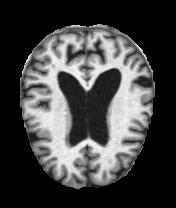
#> input picture Alzheimer_data/test/MildDemented/26 (21).jpg, 176 x 208 px; its folder holds only this picture in this run
$ jupyter execute --allow-errors main_Alzheimer_quantization.ipynb
#> lines starting #> are read from the running program, lines starting #| are printed output that depends on the picture; after the words box and inside, x2 and y2 are one past the last pixel; in counts of white or black regions, pixels touching at a corner belong together
### EIGENFACE MODEL
***

The dataset $X$ is composed by $M$ images of size $(m \times n)$

[cell 1]
from PIL import Image, ImageEnhance
import os
import sklearn
from sklearn.datasets import fetch_lfw_people
import numpy as np
import matplotlib.pyplot as plt
from sklearn.model_selection import train_test_split
import scipy.linalg as la
import seaborn as sns
import pandas as pd
np.set_printoptions(suppress=True)

[cell 2]
X, y_real, y_onpurpose = [], [], []
df_labels = pd.DataFrame({'targets' : ["NonDemented", "MildDemented", "ModerateDemented", "VeryMildDemented"],
                          'codes_real' : [0, 1, 2, 3],
                          'codes_onpurpose' : [0, 1, 1, 1]})
print(df_labels)

[cell 3]
for t in os.listdir('Alzheimer_data/'):
    if os.path.isdir('Alzheimer_data/'+t):
        for each_folder in os.listdir('Alzheimer_data/'+t+'/'):
            if os.path.isdir('Alzheimer_data/'+t+'/'+each_folder):
                print(t+"\t"+each_folder)
                condition = df_labels['targets'] == each_folder
                c_r = (df_labels[condition])['codes_real'].values[0]
                c_op = (df_labels[condition])['codes_onpurpose'].values[0]
                for f in os.listdir('Alzheimer_data/'+t+'/'+each_folder+'/'):
                    image = Image.open('Alzheimer_data/'+t+'/'+each_folder+'/'+f)
#> image is the input picture: PIL image 176x208 L; min 0, max 255, mean 67.1
                    converter = ImageEnhance.Color(image)
                    image_processed = converter.enhance(4)
                    image_processed = image_processed.quantize(2)
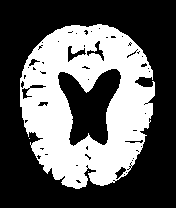
#> image_processed: PIL image 176x208 P; values 0 (black) and 134 (white), 37.8% white; 3 white regions (2 under 20 px), largest, box (x1, y1, x2, y2) and area: (20, 24, 155, 189) 13819
                    img = np.asarray(image_processed)
                    X.append(img)
                    y_real.append(c_r)
                    y_onpurpose.append(c_op)

[cell 4]
X, y = np.asarray(X), np.asarray(y_onpurpose)
print(X.shape,"\t", y.shape)
#| (2, 208, 176) 	 (2,)

[cell 5]
h, w = np.shape(X)[1], np.shape(X)[2]
#> h = 208; w = 176

[cell 6]
ax = sns.countplot(y=pd.Series(y_real))
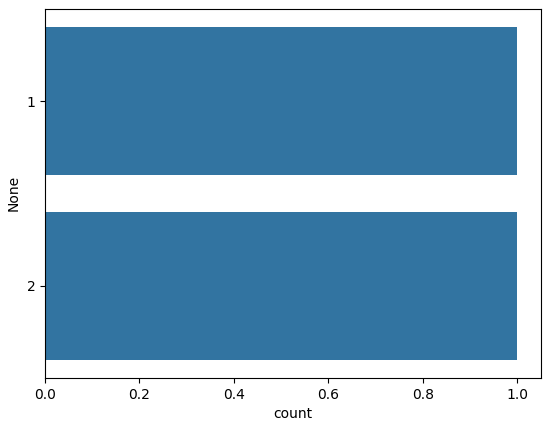
#> figure drawn by matplotlib, 1 panel

[cell 7]
ax = sns.countplot(y=pd.Series(y_onpurpose))
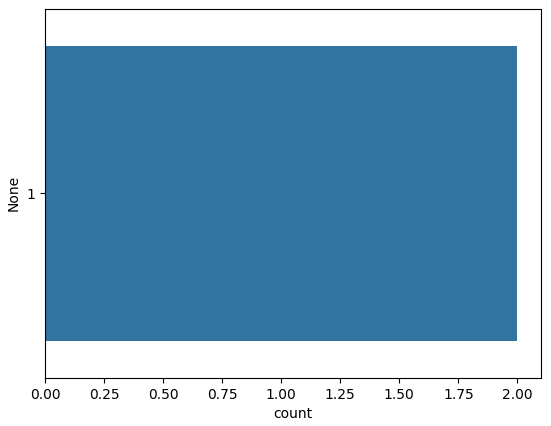
#> figure drawn by matplotlib, 1 panel

Overview of the dataset

[cell 8]
print("Dimension of Dataset \n\tX:\t{}\n\ty:\t{}".format(np.shape(X), np.shape(y)))
#| Dimension of Dataset
#| 	X:	(2, 208, 176)
#| 	y:	(2,)
print("Number of samples (M): ",str(np.shape(X)[0]))
#| Number of samples (M):  2
print("Dimension images\n\tHeight (m):\t{}\n\tWidth (n):\t{}".format(str(h),str(w)))
#| Dimension images
#| 	Height (m):	208
#| 	Width (n):	176

This is an example of the image

[cell 9]
id = 0
example_image = X[id].reshape((h,w))
print("Real Class: ",y_real[id], "\nOn Purpose Class: ",y_onpurpose[id])
plt.imshow(example_image, cmap=plt.cm.gray)

[cell 10]
id2 = 1000
#> (the rest of this cell did not finish here and is left out)

[cell 11]
id3 = 500
#> (the rest of this cell did not finish here and is left out)

This is the matrix representation of the dataset

[cell 12]
X = np.reshape(X, newshape=(np.shape(X)[0], h, w))
print("Dimension of Dataset: {}".format(np.shape(X)))
#| Dimension of Dataset: (2, 208, 176)

Split dataset into train set (80%) and test set (20%)

[cell 13]
X_train, X_test, y_train, y_test = train_test_split(X, y_onpurpose, test_size=0.3, random_state=42)
print("Shape of Train set\n\t Input: {}\tOutput: {}".format(np.shape(X_train), np.shape(y_train)))
#| Shape of Train set
#| 	 Input: (1, 208, 176)	Output: (1,)
print("Shape of Test set\n\t Input: {}\tOutput: {}".format(np.shape(X_test), np.shape(y_test)))
#| Shape of Test set
#| 	 Input: (1, 208, 176)	Output: (1,)

[cell 14]
ax = sns.countplot(y=pd.Series(y_train))

[cell 15]
ax = sns.countplot(y=pd.Series(y_test))

This is the mean face image extracted by averaging all images of the training set <br>
$\hspace{6cm} \Psi = \frac{1}{M}\cdot\sum_{i=1}^{M} \Gamma_{i}$

[cell 16]
mean_face = X_train.mean(axis=0)
print(np.shape(mean_face))
#| (208, 176)
plt.imshow(mean_face, cmap=plt.cm.gray)

This is the process of face's centering using the mean face <br>
$\phi_{i} = \Gamma_{i} - \Psi \hspace{1.5cm} (i= 1,\dots M)$

[cell 17]
X_train_centered = X_train - mean_face
X_test_centered = X_test - mean_face
print("Shape of Centered Train set\t{}".format(np.shape(X_train_centered)))
#| Shape of Centered Train set	(1, 208, 176)
print("Shape of Centered Test set\t{}".format(np.shape(X_test_centered)))
#| Shape of Centered Test set	(1, 208, 176)

This is an example of the same face shown before (left) and the centered version (right)

[cell 18]
fig = plt.figure(facecolor=(1, 1, 1))
plt.title("Original Image (Left) vs Image centered on the mean (Right)")
plt.axis('off')
fig.add_subplot(1,2,1)
plt.imshow(example_image, cmap=plt.cm.gray)
fig.add_subplot(1,2,2)
plt.imshow(example_image - mean_face, cmap=plt.cm.gray)
plt.show()
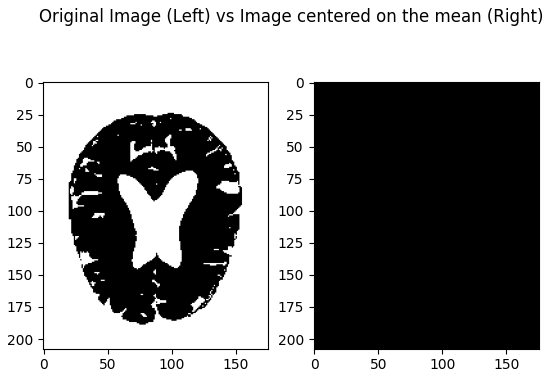
#> figure drawn by matplotlib, 2 panels

This is the vectorized version of the centered dataset <br>
Each image has been vectorized, in this sense:<br>
$\phi_{i} \in R^{(m \times n)} \longmapsto vec(\phi_{i}) \in R^{(m \cdot n)} \hspace{2cm}
vec(\phi_{i}) = \begin{bmatrix}(\phi_{i})_{(\ast,1)}\\(\phi_{i})_{(\ast,2)}\\ \vdots \\(\phi_{i})_{(\ast,m \cdot n)}\end{bmatrix}$<br>
This is the vectorized version of the centered dataset:<br>
$X = [ \, vec(\phi_{i}), vec(\phi_{2}), \ldots , vec(\phi_{M}) ]\,$

[cell 19]
X_train_centered_vectorized = np.reshape(X_train_centered, newshape=(np.shape(X_train_centered)[0], h*w))
print("\nShape of the Vectorized version of the Train centered dataset: {}\n"
      .format(np.shape(X_train_centered_vectorized)))
#| Shape of the Vectorized version of the Train centered dataset: (1, 36608)
X_test_centered_vectorized = np.reshape(X_test_centered, newshape=(np.shape(X_test_centered)[0], h*w))
print("\nShape of the Vectorized version of the Test centered dataset: {}\n"
      .format(np.shape(X_test_centered_vectorized)))
#| Shape of the Vectorized version of the Test centered dataset: (1, 36608)

[cell 20]
plt.imshow(np.reshape(X_train_centered_vectorized[id], newshape=(h,w)), cmap=plt.cm.gray)
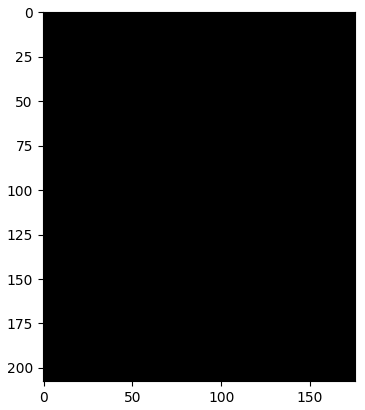
#> figure drawn by matplotlib, 1 panel

[cell 21]
plt.imshow(np.reshape(X_test_centered_vectorized[id], newshape=(h,w)), cmap=plt.cm.gray)
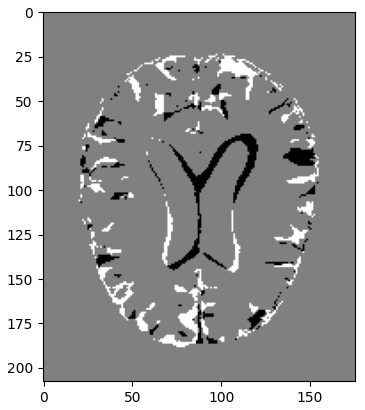
#> figure drawn by matplotlib, 1 panel

[cell 22]
X_train_centered_vectorized = np.transpose(X_train_centered_vectorized)
print("\nShape of the Transposed Vectorized version of the Train centered dataset: {}\n"
      .format(np.shape(X_train_centered_vectorized)))
#| Shape of the Transposed Vectorized version of the Train centered dataset: (36608, 1)
plt.imshow(np.reshape(X_train_centered_vectorized[:,id], newshape=(h,w)), cmap=plt.cm.gray)

X_test_centered_vectorized = np.transpose(X_test_centered_vectorized)
print("\nShape of the Transposed Vectorized version of the Test centered dataset: {}\n"
      .format(np.shape(X_test_centered_vectorized)))
#| Shape of the Transposed Vectorized version of the Test centered dataset: (36608, 1)

Now is required to compute the PCA of the Covariance Matrix <br>
But since the features are situated on the rows
($pixel_{1}$, $pixel_{2}$, $pixel_{3}$, ..., $pixel_{m*n}$)
is required to change the perspective of the matrix and
use the transpose of the matrix $X$ <br>
Now it's possible compute PCA using the Covariance Matrix computed on ${X_{c}}^{T}$<br>
$Cov_{X_{c}} = \frac{1}{M - 1} * {(X^{T})}^{T}X^{T} = \frac{1}{M - 1} * XX^{T}$ <br>
But the matrix product is performed using two matrices of these size: <br> $(m*n$ x $M)*(M$ x $m*n)$
<br> and so the resulting matrix has shape $(m*n$ x $m*n)$ which is very bigger and requires
an high computational effort.

[cell 23]
print("X {} * X^T {}\nThe matrix product returns a matrix of size ({},{})"
      .format(np.shape(X_train_centered_vectorized),
              np.shape(np.transpose(X_train_centered_vectorized)),
              np.shape(X_train_centered_vectorized)[0],
              np.shape(X_train_centered_vectorized)[0]))
#| X (36608, 1) * X^T (1, 36608)
#| The matrix product returns a matrix of size (36608,36608)

Then it's used the transpose of the original matrix. <br>
$X \in R^{(mn \times M)} \rightarrow X^{T} \in R^{(M \times mn)}$ <br>
And so, when it's computed the Covariance matrix (with this formula $\downarrow$)
it's obtained a matrix feasible to treat<br>
$Cov_{X_{c}} = \frac{1}{M - 1} * {X}^{T}X
\Rightarrow
(M \times mn)*(mn \times M)
\Rightarrow
(M \times M)
$

[cell 24]
print("X^T {} * X {}".
      format(np.shape(X_train_centered_vectorized.T),
      np.shape(X_train_centered_vectorized)))
#| X^T (1, 36608) * X (36608, 1)

Cov_XTX = (1/(np.shape(X_train_centered_vectorized)[0] - 1)) * \
          np.dot(np.transpose(X_train_centered_vectorized), X_train_centered_vectorized)
print("Dimension of the computed Covariance Matrix: {}".format(np.shape(Cov_XTX)))
#| Dimension of the computed Covariance Matrix: (1, 1)

Now let's call $v_{i}$ the eigenvectors of $X^{T}X$ and write the
basic relation which tied up eigenvectors and eigenvalues:<br>
$(X^{T}X) \cdot v_{i} = \lambda_{i} \cdot v_{i} \iff
X\cdot (X^{T}X) \cdot v_{i} = \lambda_{i} \cdot (X \cdot v_{i}) \iff$ <br><br>
$(XX^{T}) \cdot (X \cdot v_{i}) = \lambda_{i} \cdot (X \cdot v_{i}) \implies $<br><br>
$(X \cdot v_{i}) = u_{i} $ is the $i^{th}$ eigenvector of the matrix $(XX^{T})$
***
Then it has been computed the eigenvectors of the Covariance Matrix $X^{T}X$

[cell 25]
eigenvalues, eigenvectors = np.linalg.eig(Cov_XTX)
print("Shape of the set of eigenvalues: {}".format(np.shape(eigenvalues)))
#| Shape of the set of eigenvalues: (1,)
#print("These are the eigenvalues:\n{}".format(eigenvalues.astype(int)))
#print("The eigenvalues are ordered?\t{}".format(sorted(list(eigenvalues))==list(eigenvalues)))
print("Shape of the set of eigenvectors: {}".format(np.shape(eigenvectors)))
#| Shape of the set of eigenvectors: (1, 1)
#print("These are the eigenvectors\n{}".format(eigenvectors))

Using the eigenvectors $v_{i}$,
now it can be computed the vectors $u_{i}$ also called EIGENFACES

[cell 26]
eigenfaces = np.dot(X_train_centered_vectorized, eigenvectors)
print("Shape of the eigenfaces matrix: {}".format(np.shape(eigenfaces)))
#| Shape of the eigenfaces matrix: (36608, 1)
eigenface_example = np.reshape(eigenfaces[:,0], newshape=(h,w))
#> eigenface_example: shape (208, 176) float64; every value is 0
fig2 = plt.figure(figsize=(12,15),facecolor=(1, 1, 1))
plt.axis('off')
img=0
#> (the rest of this cell did not finish here and is left out)

After the computing of the eigenfaces $u_{i}$, it must be chosen a number $M^{'}$ of eigenfaces,
such that $M^{'} < M$.<br>
These eigenfaces has been chosen according to highest associated eigenvalues,
inspecting the cumulative explained variance (visually, inspect the scree plot)

[cell 27]
total_variation = np.sum(eigenvalues)
explained_variance = np.asarray(
    [100*(i/total_variation) for i in sorted(eigenvalues, reverse=True)])
cumulative_covariance = np.cumsum(explained_variance)

[cell 28]
fig1 = plt.figure(1, figsize=(10,8))
plt.title("Scree plots to choose M\'")
plt.bar(x=np.arange(np.shape(explained_variance)[0]),
        height=explained_variance,
        width=0.6, color="green")
plt.plot(np.arange(np.shape(explained_variance)[0]),
         explained_variance,
         linestyle="--", marker="o", markersize=2,
         color="red", label="explained variance")
plt.xlim(-1,100)
#plt.ylim(0,1)
plt.legend()
plt.grid()
plt.show()
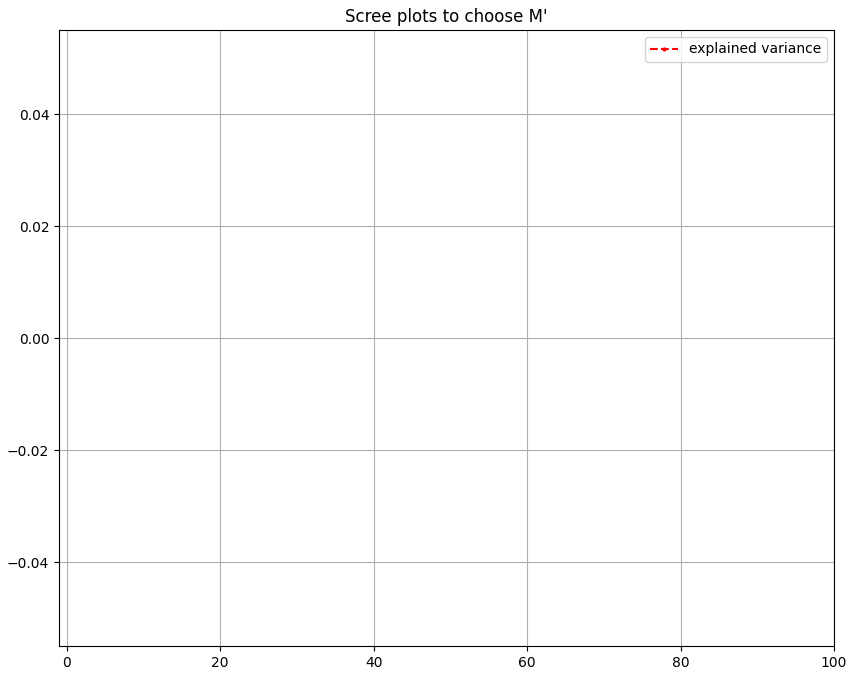
#> figure drawn by matplotlib, 1 panel

[cell 29]
m_first = 5

#> (a cell that did not finish here is left out)

[cell 31]
basis_eigenfaces = eigenfaces[:,:m_first]

print(np.shape(basis_eigenfaces))
#| (36608, 1)
basis_eigenfaces_t = np.transpose(basis_eigenfaces)
print(np.shape(basis_eigenfaces_t))
#| (1, 36608)

[cell 32]
# le colonne sono gli Omega vettori per ogni immagine del training set (colonna 1 = [w_11, w_12, ..., w_1M']^T)
projections_Omega = np.dot(basis_eigenfaces_t, X_train_centered_vectorized)
print(np.shape(projections_Omega), "\t\t", )
#| (1, 1)

[cell 33]
# la proiezione la ottengo pesando ogni eigenface (k) con il valore di w_k
proj = np.zeros((np.shape(basis_eigenfaces)[0],1))
#> (the rest of this cell did not finish here and is left out)

[cell 34]
fig = plt.figure(figsize=(9,5), facecolor=(1, 1, 1))
#plt.title("Original (Left) vs Centered (Center) vs Proj into facespace (Right)")
plt.axis('off')
ax1 = fig.add_subplot(1,3,1)
ax1.title.set_text('Original Train Image')
plt.imshow(example_image, cmap=plt.cm.gray)
ax2 = fig.add_subplot(1,3,2)
ax2.title.set_text('Centered Train Image')
plt.imshow(np.reshape(X_train_centered_vectorized[:,id], newshape=(h,w)), cmap=plt.cm.gray)
ax3 = fig.add_subplot(1,3,3)
ax3.title.set_text('Projected Train Image')
plt.imshow(proj.reshape((h,w)), cmap=plt.cm.gray)
fig.tight_layout(h_pad=2)
plt.show()

Per ogni classe ('Bush', 'Chavez', 'Blair', ...) creo un Omega medio

[cell 35]
classes_index = {}

for count, name in enumerate(list(set(y_train))):
    classes_index[name] = np.where(y_train == count)

Omega_class = {}
c = 0
fig_compare = plt.figure(facecolor=(1, 1, 1), figsize=(17,4))
plt.axis('off')
#> (the rest of this cell did not finish here and is left out)

Per ogni immagine di test, proiettala nel subspace delle facce

[cell 36]
n_test = np.shape(X_test_centered_vectorized)[1]
#> n_test = 1

[cell 37]
X_test_centered_vectorized, y_test = X_test_centered_vectorized[:,0:n_test], y_test[0:n_test]
print(np.shape(X_test_centered_vectorized))
#| (36608, 1)

[cell 38]
projections_Omega_test = np.dot(basis_eigenfaces_t, X_test_centered_vectorized)
print(np.shape(projections_Omega_test), "\t\t", )
#| (1, 1)

[cell 39]
projections_test_set = np.zeros((np.shape(basis_eigenfaces)[0],n_test))
#> (the rest of this cell did not finish here and is left out)

[cell 40]
fig4 = plt.figure(figsize=(9,5), facecolor=(1, 1, 1))
#plt.title("Original (Left) vs Centered (Center) vs Proj into facespace (Right)")
plt.axis('off')
ax1 = fig4.add_subplot(1,3,1)
ax1.title.set_text('Original Test Image')
plt.imshow(np.reshape(X_test[0], newshape=(h,w)), cmap=plt.cm.gray)
ax2 = fig4.add_subplot(1,3,2)
ax2.title.set_text('Centered Test Image')
plt.imshow(np.reshape(X_test_centered_vectorized[:,0], newshape=(h,w)), cmap=plt.cm.gray)
ax3 = fig4.add_subplot(1,3,3)
ax3.title.set_text('Projected Test Image')
plt.imshow(projections_test_set[:,0].reshape((h,w)), cmap=plt.cm.gray)
fig4.tight_layout(h_pad=2)
plt.show()
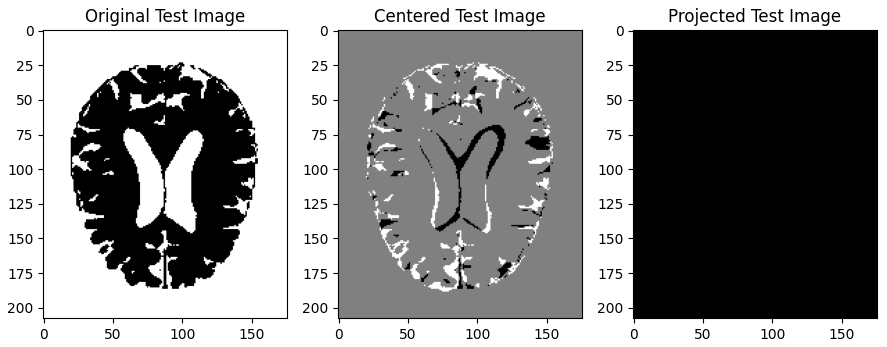
#> figure drawn by matplotlib, 3 panels

Calcola la distanza da ciascuna classe e se risulta essere minore di una soglia, allora etichetta
l'immagine come appartenente a quella classe

[cell 41]
from scipy.spatial import distance

[cell 42]
counters = [0, 0]
distances_test_set={}
for i in range(n_test):
    d_class = []
    d_space = 0
    for j in range(np.shape(projections_Omega)[1]):
        d_class.append(distance.euclidean(projections_Omega[:,j],projections_Omega_test[:,i]))
    d_space = (distance.euclidean(X_test_centered_vectorized[:,i], projections_test_set[:,i]))
    #print(d_class)
    id_min = np.argmin(d_class)
    #print("For test image {}: {}".format(i,d_class[id_min]))
    name_person = y_train[id_min]
    distances_test_set['Test #'+str(i)] = [d_class[id_min], d_space, name_person, y_test[i]]
    if (name_person == y_test[i]):
        counters[0] += 1
    else:
        counters[1] += 1
#for k,v in distances_test_set.items():
    #print(k,"\n - Real: {} \t Predicted: {}\n - Distance face space: {}".format(v[3], v[2], v[1]))
